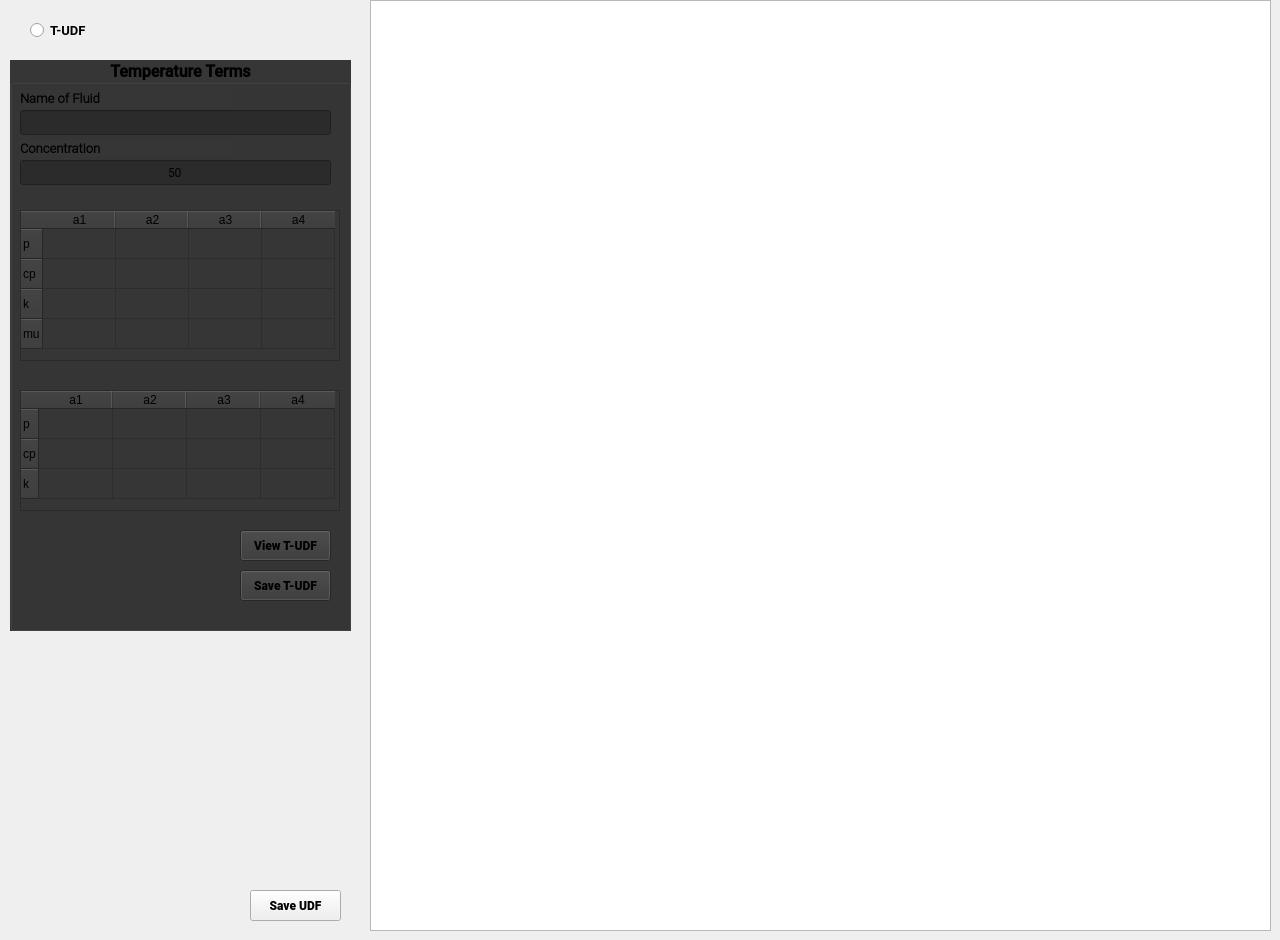
    <widget class="QWidget" name="tab_4">
     <attribute name="title">
      <string>UDF-Scripter</string>
     </attribute>
     <widget class="QTextEdit" name="tex">
      <property name="geometry">
       <rect>
        <x>370</x>
        <y>0</y>
        <width>901</width>
        <height>931</height>
       </rect>
      </property>
      <property name="font">
       <font>
        <family>Source Code Pro</family>
        <pointsize>10</pointsize>
       </font>
      </property>
     </widget>
     <widget class="QPushButton" name="button3">
      <property name="geometry">
       <rect>
        <x>250</x>
        <y>890</y>
        <width>91</width>
        <height>31</height>
       </rect>
      </property>
      <property name="font">
       <font>
        <family>Roboto Black</family>
       </font>
      </property>
      <property name="text">
       <string>Save UDF</string>
      </property>
      <property name="icon">
       <iconset resource="icons.qrc">
        <normaloff>:/icons/z10.png</normaloff>:/icons/z10.png</iconset>
      </property>
      <property name="iconSize">
       <size>
        <width>32</width>
        <height>32</height>
       </size>
      </property>
     </widget>
     <widget class="QRadioButton" name="jo2">
      <property name="geometry">
       <rect>
        <x>30</x>
        <y>20</y>
        <width>82</width>
        <height>20</height>
       </rect>
      </property>
      <property name="font">
       <font>
        <family>Roboto</family>
        <pointsize>10</pointsize>
        <weight>75</weight>
        <bold>true</bold>
       </font>
      </property>
      <property name="text">
       <string>T-UDF</string>
      </property>
     </widget>
     <widget class="QGroupBox" name="jbox">
      <property name="geometry">
       <rect>
        <x>10</x>
        <y>60</y>
        <width>341</width>
        <height>571</height>
       </rect>
      </property>
      <property name="font">
       <font>
        <family>Roboto Medium</family>
        <pointsize>12</pointsize>
        <weight>75</weight>
        <bold>true</bold>
       </font>
      </property>
      <property name="styleSheet">
       <string notr="true">background-color: rgb(54, 54, 54);
border-color: rgb(54,54,54);</string>
      </property>
      <property name="title">
       <string>Temperature Terms</string>
      </property>
      <property name="alignment">
       <set>Qt::AlignCenter</set>
      </property>
      <widget class="QTableWidget" name="huc1">
       <property name="geometry">
        <rect>
         <x>10</x>
         <y>150</y>
         <width>320</width>
         <height>151</height>
        </rect>
       </property>
       <property name="autoScroll">
        <bool>true</bool>
       </property>
       <attribute name="horizontalHeaderDefaultSectionSize">
        <number>73</number>
       </attribute>
       <row>
        <property name="text">
         <string>p</string>
        </property>
       </row>
       <row>
        <property name="text">
         <string>cp</string>
        </property>
       </row>
       <row>
        <property name="text">
         <string>k</string>
        </property>
       </row>
       <row>
        <property name="text">
         <string>mu</string>
        </property>
       </row>
       <column>
        <property name="text">
         <string>a1</string>
        </property>
       </column>
       <column>
        <property name="text">
         <string>a2</string>
        </property>
       </column>
       <column>
        <property name="text">
         <string>a3</string>
        </property>
       </column>
       <column>
        <property name="text">
         <string>a4</string>
        </property>
       </column>
      </widget>
      <widget class="QLabel" name="label_25">
       <property name="geometry">
        <rect>
         <x>10</x>
         <y>80</y>
         <width>211</width>
         <height>16</height>
        </rect>
       </property>
       <property name="font">
        <font>
         <family>Roboto Light</family>
         <pointsize>10</pointsize>
         <weight>75</weight>
         <bold>true</bold>
        </font>
       </property>
       <property name="text">
        <string>Concentration</string>
       </property>
      </widget>
      <widget class="QLineEdit" name="aha1">
       <property name="geometry">
        <rect>
         <x>10</x>
         <y>50</y>
         <width>311</width>
         <height>25</height>
        </rect>
       </property>
       <property name="styleSheet">
        <string notr="true">background-color: rgb(43, 43, 43);</string>
       </property>
       <property name="text">
        <string/>
       </property>
       <property name="alignment">
        <set>Qt::AlignCenter</set>
       </property>
      </widget>
      <widget class="QLabel" name="label_24">
       <property name="geometry">
        <rect>
         <x>10</x>
         <y>30</y>
         <width>211</width>
         <height>16</height>
        </rect>
       </property>
       <property name="font">
        <font>
         <family>Roboto Light</family>
         <pointsize>10</pointsize>
         <weight>75</weight>
         <bold>true</bold>
        </font>
       </property>
       <property name="text">
        <string>Name of Fluid</string>
       </property>
      </widget>
      <widget class="QLineEdit" name="aha2">
       <property name="geometry">
        <rect>
         <x>10</x>
         <y>100</y>
         <width>311</width>
         <height>25</height>
        </rect>
       </property>
       <property name="font">
        <font>
         <family>Roboto</family>
        </font>
       </property>
       <property name="styleSheet">
        <string notr="true">background-color: rgb(43, 43, 43);</string>
       </property>
       <property name="text">
        <string>50</string>
       </property>
       <property name="alignment">
        <set>Qt::AlignCenter</set>
       </property>
      </widget>
      <widget class="QTableWidget" name="huc2">
       <property name="geometry">
        <rect>
         <x>10</x>
         <y>330</y>
         <width>320</width>
         <height>121</height>
        </rect>
       </property>
       <property name="autoScroll">
        <bool>true</bool>
       </property>
       <attribute name="horizontalHeaderDefaultSectionSize">
        <number>74</number>
       </attribute>
       <row>
        <property name="text">
         <string>p</string>
        </property>
       </row>
       <row>
        <property name="text">
         <string>cp</string>
        </property>
       </row>
       <row>
        <property name="text">
         <string>k</string>
        </property>
       </row>
       <column>
        <property name="text">
         <string>a1</string>
        </property>
       </column>
       <column>
        <property name="text">
         <string>a2</string>
        </property>
       </column>
       <column>
        <property name="text">
         <string>a3</string>
        </property>
       </column>
       <column>
        <property name="text">
         <string>a4</string>
        </property>
       </column>
      </widget>
      <widget class="QPushButton" name="sav">
       <property name="geometry">
        <rect>
         <x>230</x>
         <y>510</y>
         <width>91</width>
         <height>31</height>
        </rect>
       </property>
       <property name="font">
        <font>
         <family>Roboto Black</family>
        </font>
       </property>
       <property name="text">
        <string>Save T-UDF</string>
       </property>
       <property name="icon">
        <iconset resource="icons.qrc">
         <normaloff>:/icons/z10.png</normaloff>:/icons/z10.png</iconset>
       </property>
       <property name="iconSize">
        <size>
         <width>32</width>
         <height>32</height>
        </size>
       </property>
      </widget>
      <widget class="QPushButton" name="sh">
       <property name="geometry">
        <rect>
         <x>230</x>
         <y>470</y>
         <width>91</width>
         <height>31</height>
        </rect>
       </property>
       <property name="font">
        <font>
         <family>Roboto Black</family>
        </font>
       </property>
       <property name="text">
        <string>View T-UDF</string>
       </property>
       <property name="icon">
        <iconset resource="icons.qrc">
         <normaloff>:/icons/z11.png</normaloff>:/icons/z11.png</iconset>
       </property>
       <property name="iconSize">
        <size>
         <width>32</width>
         <height>32</height>
        </size>
       </property>
      </widget>
     </widget>
    </widget>
